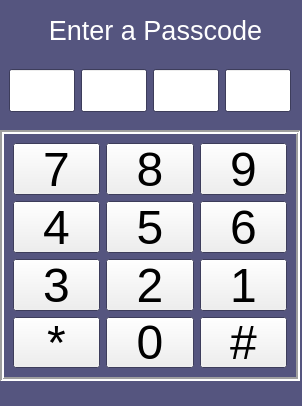
<?xml version="1.0" encoding="UTF-8"?>
<ui version="4.0">
 <class>Form</class>
 <widget class="QWidget" name="Form">
  <property name="geometry">
   <rect>
    <x>0</x>
    <y>0</y>
    <width>302</width>
    <height>406</height>
   </rect>
  </property>
  <property name="palette">
   <palette>
    <active>
     <colorrole role="WindowText">
      <brush brushstyle="SolidPattern">
       <color alpha="255">
        <red>255</red>
        <green>255</green>
        <blue>255</blue>
       </color>
      </brush>
     </colorrole>
     <colorrole role="Base">
      <brush brushstyle="SolidPattern">
       <color alpha="255">
        <red>255</red>
        <green>255</green>
        <blue>255</blue>
       </color>
      </brush>
     </colorrole>
     <colorrole role="Window">
      <brush brushstyle="SolidPattern">
       <color alpha="255">
        <red>85</red>
        <green>85</green>
        <blue>127</blue>
       </color>
      </brush>
     </colorrole>
    </active>
    <inactive>
     <colorrole role="WindowText">
      <brush brushstyle="SolidPattern">
       <color alpha="255">
        <red>255</red>
        <green>255</green>
        <blue>255</blue>
       </color>
      </brush>
     </colorrole>
     <colorrole role="Base">
      <brush brushstyle="SolidPattern">
       <color alpha="255">
        <red>255</red>
        <green>255</green>
        <blue>255</blue>
       </color>
      </brush>
     </colorrole>
     <colorrole role="Window">
      <brush brushstyle="SolidPattern">
       <color alpha="255">
        <red>85</red>
        <green>85</green>
        <blue>127</blue>
       </color>
      </brush>
     </colorrole>
    </inactive>
    <disabled>
     <colorrole role="WindowText">
      <brush brushstyle="SolidPattern">
       <color alpha="255">
        <red>120</red>
        <green>120</green>
        <blue>120</blue>
       </color>
      </brush>
     </colorrole>
     <colorrole role="Base">
      <brush brushstyle="SolidPattern">
       <color alpha="255">
        <red>85</red>
        <green>85</green>
        <blue>127</blue>
       </color>
      </brush>
     </colorrole>
     <colorrole role="Window">
      <brush brushstyle="SolidPattern">
       <color alpha="255">
        <red>85</red>
        <green>85</green>
        <blue>127</blue>
       </color>
      </brush>
     </colorrole>
    </disabled>
   </palette>
  </property>
  <property name="windowTitle">
   <string>8.1 - Keypad GUI</string>
  </property>
  <widget class="QLabel" name="label">
   <property name="geometry">
    <rect>
     <x>50</x>
     <y>20</y>
     <width>211</width>
     <height>21</height>
    </rect>
   </property>
   <property name="font">
    <font>
     <pointsize>20</pointsize>
     <weight>50</weight>
     <bold>false</bold>
    </font>
   </property>
   <property name="text">
    <string>Enter a Passcode</string>
   </property>
   <property name="alignment">
    <set>Qt::AlignCenter</set>
   </property>
  </widget>
  <widget class="QFrame" name="num_frame">
   <property name="geometry">
    <rect>
     <x>0</x>
     <y>60</y>
     <width>300</width>
     <height>61</height>
    </rect>
   </property>
   <property name="sizePolicy">
    <sizepolicy hsizetype="Preferred" vsizetype="Preferred">
     <horstretch>0</horstretch>
     <verstretch>1</verstretch>
    </sizepolicy>
   </property>
   <property name="maximumSize">
    <size>
     <width>300</width>
     <height>400</height>
    </size>
   </property>
   <property name="frameShape">
    <enum>QFrame::NoFrame</enum>
   </property>
   <property name="frameShadow">
    <enum>QFrame::Plain</enum>
   </property>
   <layout class="QHBoxLayout" name="horizontalLayout">
    <item>
     <widget class="QLineEdit" name="lineEdit_1">
      <property name="sizePolicy">
       <sizepolicy hsizetype="Expanding" vsizetype="Expanding">
        <horstretch>0</horstretch>
        <verstretch>0</verstretch>
       </sizepolicy>
      </property>
      <property name="font">
       <font>
        <pointsize>30</pointsize>
       </font>
      </property>
      <property name="alignment">
       <set>Qt::AlignCenter</set>
      </property>
     </widget>
    </item>
    <item>
     <widget class="QLineEdit" name="lineEdit_2">
      <property name="sizePolicy">
       <sizepolicy hsizetype="Expanding" vsizetype="Expanding">
        <horstretch>0</horstretch>
        <verstretch>0</verstretch>
       </sizepolicy>
      </property>
      <property name="font">
       <font>
        <pointsize>30</pointsize>
       </font>
      </property>
      <property name="alignment">
       <set>Qt::AlignCenter</set>
      </property>
     </widget>
    </item>
    <item>
     <widget class="QLineEdit" name="lineEdit_3">
      <property name="sizePolicy">
       <sizepolicy hsizetype="Expanding" vsizetype="Expanding">
        <horstretch>0</horstretch>
        <verstretch>0</verstretch>
       </sizepolicy>
      </property>
      <property name="font">
       <font>
        <pointsize>30</pointsize>
       </font>
      </property>
      <property name="alignment">
       <set>Qt::AlignCenter</set>
      </property>
     </widget>
    </item>
    <item>
     <widget class="QLineEdit" name="lineEdit_4">
      <property name="sizePolicy">
       <sizepolicy hsizetype="Expanding" vsizetype="Expanding">
        <horstretch>0</horstretch>
        <verstretch>0</verstretch>
       </sizepolicy>
      </property>
      <property name="font">
       <font>
        <pointsize>30</pointsize>
       </font>
      </property>
      <property name="alignment">
       <set>Qt::AlignCenter</set>
      </property>
     </widget>
    </item>
   </layout>
  </widget>
  <widget class="QFrame" name="keypad_frame">
   <property name="geometry">
    <rect>
     <x>0</x>
     <y>130</y>
     <width>300</width>
     <height>251</height>
    </rect>
   </property>
   <property name="sizePolicy">
    <sizepolicy hsizetype="Preferred" vsizetype="Preferred">
     <horstretch>0</horstretch>
     <verstretch>2</verstretch>
    </sizepolicy>
   </property>
   <property name="maximumSize">
    <size>
     <width>300</width>
     <height>400</height>
    </size>
   </property>
   <property name="frameShape">
    <enum>QFrame::Box</enum>
   </property>
   <property name="frameShadow">
    <enum>QFrame::Sunken</enum>
   </property>
   <property name="lineWidth">
    <number>2</number>
   </property>
   <layout class="QGridLayout" name="gridLayout">
    <item row="1" column="1">
     <widget class="QPushButton" name="pushButton_5">
      <property name="sizePolicy">
       <sizepolicy hsizetype="Minimum" vsizetype="Expanding">
        <horstretch>0</horstretch>
        <verstretch>0</verstretch>
       </sizepolicy>
      </property>
      <property name="font">
       <font>
        <pointsize>36</pointsize>
       </font>
      </property>
      <property name="text">
       <string>5</string>
      </property>
     </widget>
    </item>
    <item row="1" column="0">
     <widget class="QPushButton" name="pushButton_4">
      <property name="sizePolicy">
       <sizepolicy hsizetype="Minimum" vsizetype="Expanding">
        <horstretch>0</horstretch>
        <verstretch>0</verstretch>
       </sizepolicy>
      </property>
      <property name="font">
       <font>
        <pointsize>36</pointsize>
       </font>
      </property>
      <property name="text">
       <string>4</string>
      </property>
     </widget>
    </item>
    <item row="2" column="1">
     <widget class="QPushButton" name="pushButton_2">
      <property name="sizePolicy">
       <sizepolicy hsizetype="Minimum" vsizetype="Expanding">
        <horstretch>0</horstretch>
        <verstretch>0</verstretch>
       </sizepolicy>
      </property>
      <property name="font">
       <font>
        <pointsize>36</pointsize>
       </font>
      </property>
      <property name="text">
       <string>2</string>
      </property>
     </widget>
    </item>
    <item row="3" column="2">
     <widget class="QPushButton" name="pushButton_hash">
      <property name="sizePolicy">
       <sizepolicy hsizetype="Minimum" vsizetype="Expanding">
        <horstretch>0</horstretch>
        <verstretch>0</verstretch>
       </sizepolicy>
      </property>
      <property name="font">
       <font>
        <pointsize>36</pointsize>
       </font>
      </property>
      <property name="text">
       <string>#</string>
      </property>
     </widget>
    </item>
    <item row="2" column="2">
     <widget class="QPushButton" name="pushButton_1">
      <property name="sizePolicy">
       <sizepolicy hsizetype="Minimum" vsizetype="Expanding">
        <horstretch>0</horstretch>
        <verstretch>0</verstretch>
       </sizepolicy>
      </property>
      <property name="font">
       <font>
        <pointsize>36</pointsize>
       </font>
      </property>
      <property name="text">
       <string>1</string>
      </property>
     </widget>
    </item>
    <item row="0" column="2">
     <widget class="QPushButton" name="pushButton_9">
      <property name="sizePolicy">
       <sizepolicy hsizetype="Minimum" vsizetype="Expanding">
        <horstretch>0</horstretch>
        <verstretch>0</verstretch>
       </sizepolicy>
      </property>
      <property name="font">
       <font>
        <pointsize>36</pointsize>
       </font>
      </property>
      <property name="text">
       <string>9</string>
      </property>
     </widget>
    </item>
    <item row="3" column="1">
     <widget class="QPushButton" name="pushButton_0">
      <property name="sizePolicy">
       <sizepolicy hsizetype="Minimum" vsizetype="Expanding">
        <horstretch>0</horstretch>
        <verstretch>0</verstretch>
       </sizepolicy>
      </property>
      <property name="font">
       <font>
        <pointsize>36</pointsize>
       </font>
      </property>
      <property name="text">
       <string>0</string>
      </property>
     </widget>
    </item>
    <item row="1" column="2">
     <widget class="QPushButton" name="pushButton_6">
      <property name="sizePolicy">
       <sizepolicy hsizetype="Minimum" vsizetype="Expanding">
        <horstretch>0</horstretch>
        <verstretch>0</verstretch>
       </sizepolicy>
      </property>
      <property name="font">
       <font>
        <pointsize>36</pointsize>
       </font>
      </property>
      <property name="text">
       <string>6</string>
      </property>
     </widget>
    </item>
    <item row="3" column="0">
     <widget class="QPushButton" name="pushButton_star">
      <property name="sizePolicy">
       <sizepolicy hsizetype="Minimum" vsizetype="Expanding">
        <horstretch>0</horstretch>
        <verstretch>0</verstretch>
       </sizepolicy>
      </property>
      <property name="font">
       <font>
        <pointsize>36</pointsize>
       </font>
      </property>
      <property name="text">
       <string>*</string>
      </property>
     </widget>
    </item>
    <item row="2" column="0">
     <widget class="QPushButton" name="pushButton_3">
      <property name="sizePolicy">
       <sizepolicy hsizetype="Minimum" vsizetype="Expanding">
        <horstretch>0</horstretch>
        <verstretch>0</verstretch>
       </sizepolicy>
      </property>
      <property name="font">
       <font>
        <pointsize>36</pointsize>
       </font>
      </property>
      <property name="text">
       <string>3</string>
      </property>
     </widget>
    </item>
    <item row="0" column="0">
     <widget class="QPushButton" name="pushButton_7">
      <property name="sizePolicy">
       <sizepolicy hsizetype="Minimum" vsizetype="Expanding">
        <horstretch>0</horstretch>
        <verstretch>0</verstretch>
       </sizepolicy>
      </property>
      <property name="font">
       <font>
        <pointsize>36</pointsize>
       </font>
      </property>
      <property name="text">
       <string>7</string>
      </property>
     </widget>
    </item>
    <item row="0" column="1">
     <widget class="QPushButton" name="pushButton_8">
      <property name="sizePolicy">
       <sizepolicy hsizetype="Minimum" vsizetype="Expanding">
        <horstretch>0</horstretch>
        <verstretch>0</verstretch>
       </sizepolicy>
      </property>
      <property name="font">
       <font>
        <pointsize>36</pointsize>
       </font>
      </property>
      <property name="text">
       <string>8</string>
      </property>
     </widget>
    </item>
   </layout>
  </widget>
 </widget>
 <resources/>
 <connections>
  <connection>
   <sender>pushButton_star</sender>
   <signal>clicked()</signal>
   <receiver>lineEdit_1</receiver>
   <slot>clear()</slot>
   <hints>
    <hint type="sourcelabel">
     <x>56</x>
     <y>342</y>
    </hint>
    <hint type="destinationlabel">
     <x>41</x>
     <y>90</y>
    </hint>
   </hints>
  </connection>
  <connection>
   <sender>pushButton_star</sender>
   <signal>clicked()</signal>
   <receiver>lineEdit_2</receiver>
   <slot>clear()</slot>
   <hints>
    <hint type="sourcelabel">
     <x>56</x>
     <y>342</y>
    </hint>
    <hint type="destinationlabel">
     <x>113</x>
     <y>90</y>
    </hint>
   </hints>
  </connection>
  <connection>
   <sender>pushButton_star</sender>
   <signal>clicked()</signal>
   <receiver>lineEdit_3</receiver>
   <slot>clear()</slot>
   <hints>
    <hint type="sourcelabel">
     <x>56</x>
     <y>342</y>
    </hint>
    <hint type="destinationlabel">
     <x>185</x>
     <y>90</y>
    </hint>
   </hints>
  </connection>
  <connection>
   <sender>pushButton_star</sender>
   <signal>clicked()</signal>
   <receiver>lineEdit_4</receiver>
   <slot>clear()</slot>
   <hints>
    <hint type="sourcelabel">
     <x>56</x>
     <y>342</y>
    </hint>
    <hint type="destinationlabel">
     <x>257</x>
     <y>90</y>
    </hint>
   </hints>
  </connection>
 </connections>
</ui>
